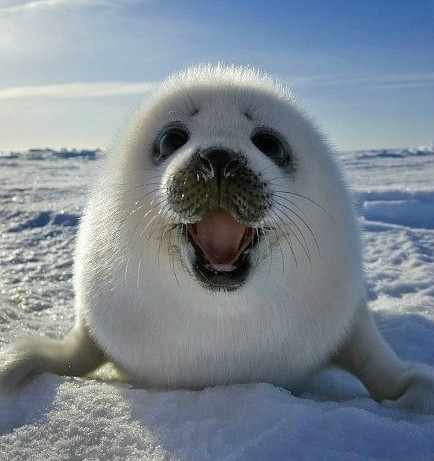
#> input picture image/pp.jpg, 434 x 461 px
$ python cut_image.py
#> lines starting #> are read from the running program, lines starting #| are printed output that depends on the picture
#!/usr/local/bin/python3

# -*-coding:utf-8-*-

# @Author: hugheslou
# @Time: 2018/9/16 13:09

"""
将一张图片填充为正方形后切为9张图
"""
from PIL import Image


# 将图片填充为正方形
def fill_image(image):
    width, height = image.size
    # 选取长和宽中较大值作为新图片的
    new_image_length = width if width > height else height
    # 生成新图片[白底]
    new_image = Image.new(image.mode, (new_image_length, new_image_length), color='white')
    # 将之前的图粘贴在新图上，居中
    if width > height:  # 原图宽大于高，则填充图片的竖直维度
        new_image.paste(image, (0, int((new_image_length - height) / 2)))  # (x,y)二元组表示粘贴上图相对下图的起始位置
    else:
        new_image.paste(image, (int((new_image_length - width) / 2), 0))
    return new_image


# 将图片调整为正方形
def crop_image(image):
    width, height = image.size
    # 选取长和宽中较小值作为新图片的
    new_length = min(width, height)
    # 生成新图片
    # new_image = Image.new(image.mode, (new_length, new_length))
    # 将之前的图粘贴在新图上，居中
    if width > height:  # 原图宽大于高，则填充图片的竖直维度
        return image.crop((int((width - new_length) / 2), 0, int((width + new_length) / 2), new_length))
        # new_image.paste(image, (0, int((new_length - height) / 2)))  # (x,y)二元组表示粘贴上图相对下图的起始位置
    else:
        return image.crop((0, int((height - new_length) / 2), new_length, int((height + new_length) / 2)))
        # new_image.paste(image, (int((new_length - width) / 2), 0))
    # return new_image


# 切图
def cut_image(image):
    width, height = image.size
    item_width = int(width / 3)
    box_list = []
    # (left, upper, right, lower)
    for i in range(0, 3):
        for j in range(0, 3):
            # print((i*item_width,j*item_width,(i+1)*item_width,(j+1)*item_width))
            box = (j * item_width, i * item_width, (j + 1) * item_width, (i + 1) * item_width)
            box_list.append(box)

    return [image.crop(box) for box in box_list]


# 保存
def save_images(image_list):
    index = 1
    for image in image_list:
        image.save('../result/p' + str(index) + '.png', 'PNG')
        index += 1


if __name__ == '__main__':
    file_path = "pp.jpg"
    image = Image.open(file_path)
#> image is the input picture: PIL image 434x461 RGB; mean R, G, B 124.5, 135.5, 145.3
    # image.show()
    # image = fill_image(image)
    image = crop_image(image)
#> in crop_image, `return image.crop((0, int((height - new_length) / 2), new_length, int(..`:
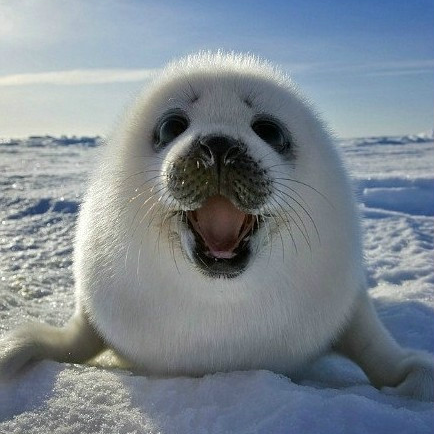
#> returned value: PIL image 434x434 RGB; mean R, G, B 125.6, 135.8, 144.4
    image_list = cut_image(image)
#> image_list = 9 items
    save_images(image_list)
#> the loop in save_images, `for image in image_list:` made 9 passes
#> pass 1, in save_images, `image.save('../result/p' + str(index) + '.png', 'PNG')`:
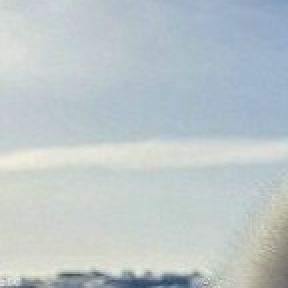
#> saved as p1.png: PIL image 144x144 RGB (shown 2 times larger); mean R, G, B 188.8, 199.2, 201.3
#> pass 2, in save_images, `image.save('../result/p' + str(index) + '.png', 'PNG')`:
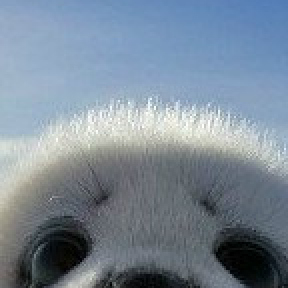
#> saved as p2.png: PIL image 144x144 RGB (shown 2 times larger); mean R, G, B 122.2, 136.8, 151.2
#> after the loop in save_images, `for image in image_list:`: index = 10
